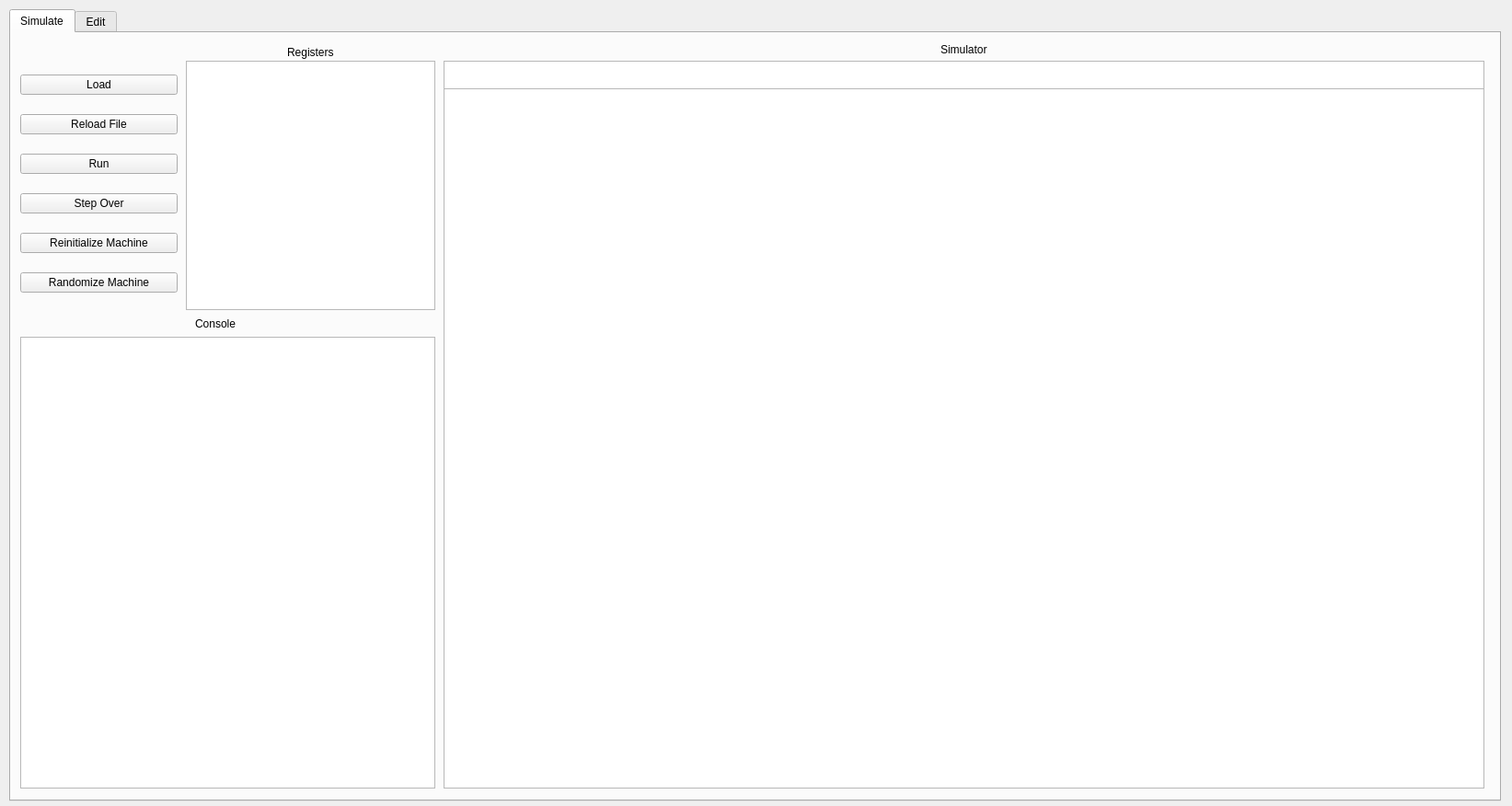
<?xml version="1.0" encoding="UTF-8"?>
<ui version="4.0">
 <class>Form</class>
 <widget class="QWidget" name="Form">
  <property name="geometry">
   <rect>
    <x>0</x>
    <y>0</y>
    <width>1643</width>
    <height>876</height>
   </rect>
  </property>
  <property name="windowTitle">
   <string>Form</string>
  </property>
  <widget class="QTabWidget" name="Application_TabWidget">
   <property name="geometry">
    <rect>
     <x>10</x>
     <y>10</y>
     <width>1621</width>
     <height>861</height>
    </rect>
   </property>
   <property name="currentIndex">
    <number>0</number>
   </property>
   <widget class="QWidget" name="Simulate_Tab">
    <attribute name="title">
     <string>Simulate</string>
    </attribute>
    <widget class="QTextBrowser" name="Simulate_RegistersTextBrowser">
     <property name="geometry">
      <rect>
       <x>190</x>
       <y>30</y>
       <width>271</width>
       <height>271</height>
      </rect>
     </property>
    </widget>
    <widget class="QTextBrowser" name="Simulate_SimulatorTextBrowser">
     <property name="geometry">
      <rect>
       <x>470</x>
       <y>60</y>
       <width>1131</width>
       <height>761</height>
      </rect>
     </property>
    </widget>
    <widget class="QTextBrowser" name="Simulate_ConsoleTextBrowser">
     <property name="geometry">
      <rect>
       <x>10</x>
       <y>330</y>
       <width>451</width>
       <height>491</height>
      </rect>
     </property>
    </widget>
    <widget class="QWidget" name="verticalLayoutWidget">
     <property name="geometry">
      <rect>
       <x>10</x>
       <y>30</y>
       <width>171</width>
       <height>271</height>
      </rect>
     </property>
     <layout class="QVBoxLayout" name="Simulate_ButtonVerticalLayout">
      <item>
       <widget class="QPushButton" name="Simulate_LoadButton">
        <property name="text">
         <string>Load</string>
        </property>
       </widget>
      </item>
      <item>
       <widget class="QPushButton" name="Simulate_ReloadButton">
        <property name="text">
         <string>Reload File</string>
        </property>
       </widget>
      </item>
      <item>
       <widget class="QPushButton" name="Simulate_RunButton">
        <property name="text">
         <string>Run</string>
        </property>
       </widget>
      </item>
      <item>
       <widget class="QPushButton" name="Simulate_StepButton">
        <property name="text">
         <string>Step Over</string>
        </property>
       </widget>
      </item>
      <item>
       <widget class="QPushButton" name="Simulate_ReinitializeButton">
        <property name="text">
         <string>Reinitialize Machine</string>
        </property>
       </widget>
      </item>
      <item>
       <widget class="QPushButton" name="Simulate_RandomizeButton">
        <property name="text">
         <string>Randomize Machine</string>
        </property>
       </widget>
      </item>
     </layout>
    </widget>
    <widget class="QLabel" name="Simulate_ConsoleLabel">
     <property name="geometry">
      <rect>
       <x>200</x>
       <y>300</y>
       <width>91</width>
       <height>31</height>
      </rect>
     </property>
     <property name="text">
      <string>Console</string>
     </property>
    </widget>
    <widget class="QLabel" name="Simulate_RegistersLabel">
     <property name="geometry">
      <rect>
       <x>300</x>
       <y>10</y>
       <width>81</width>
       <height>21</height>
      </rect>
     </property>
     <property name="text">
      <string>Registers</string>
     </property>
    </widget>
    <widget class="QTextBrowser" name="Simulate_FileNameTextBrowser">
     <property name="geometry">
      <rect>
       <x>470</x>
       <y>30</y>
       <width>1131</width>
       <height>31</height>
      </rect>
     </property>
    </widget>
    <widget class="QLabel" name="label">
     <property name="geometry">
      <rect>
       <x>1010</x>
       <y>10</y>
       <width>81</width>
       <height>16</height>
      </rect>
     </property>
     <property name="text">
      <string>Simulator</string>
     </property>
    </widget>
   </widget>
   <widget class="QWidget" name="Edit_Tab">
    <attribute name="title">
     <string>Edit</string>
    </attribute>
    <widget class="QTextEdit" name="Edit_EditorTextEditor">
     <property name="geometry">
      <rect>
       <x>160</x>
       <y>40</y>
       <width>1441</width>
       <height>611</height>
      </rect>
     </property>
    </widget>
    <widget class="QTextBrowser" name="Edit_FileNameTextBrowser">
     <property name="geometry">
      <rect>
       <x>130</x>
       <y>10</y>
       <width>1471</width>
       <height>31</height>
      </rect>
     </property>
    </widget>
    <widget class="QTextBrowser" name="Edit_ConsoleTextBrowser">
     <property name="geometry">
      <rect>
       <x>130</x>
       <y>660</y>
       <width>1471</width>
       <height>171</height>
      </rect>
     </property>
    </widget>
    <widget class="QWidget" name="verticalLayoutWidget_2">
     <property name="geometry">
      <rect>
       <x>0</x>
       <y>10</y>
       <width>121</width>
       <height>221</height>
      </rect>
     </property>
     <layout class="QVBoxLayout" name="Edit_ButtonVerticalLayout">
      <item>
       <widget class="QPushButton" name="Edit_NewButton">
        <property name="text">
         <string>New</string>
        </property>
       </widget>
      </item>
      <item>
       <widget class="QPushButton" name="Edit_SaveButton">
        <property name="text">
         <string>Save</string>
        </property>
       </widget>
      </item>
      <item>
       <widget class="QPushButton" name="Edit_LoadButton">
        <property name="text">
         <string>Load</string>
        </property>
       </widget>
      </item>
      <item>
       <widget class="QPushButton" name="Edit_AssembleButton">
        <property name="text">
         <string>Assemble</string>
        </property>
       </widget>
      </item>
     </layout>
    </widget>
    <widget class="QTextBrowser" name="Edit_LineNumberTextBrowser">
     <property name="geometry">
      <rect>
       <x>130</x>
       <y>41</y>
       <width>31</width>
       <height>611</height>
      </rect>
     </property>
    </widget>
   </widget>
  </widget>
 </widget>
 <resources/>
 <connections/>
</ui>
